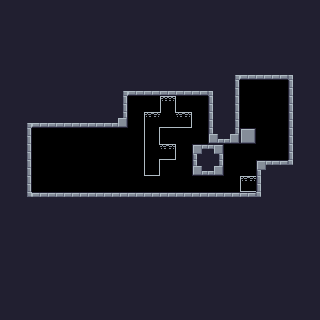

A 2D game scene composited from a Tiled map and its tileset images. What follows is a short description and the map's XML, with every tile layer's data as written:
An orthogonal 20x20 tile map with 16x16 px tiles, 1 tile layer (Tile Layer 1) and 5 objects (2x Attachable, Controllable, Pushable, Victory).

<map version="1.9" tiledversion="1.9.0" orientation="orthogonal" renderorder="right-down" width="20" height="20" tilewidth="16" tileheight="16" infinite="0" nextlayerid="4" nextobjectid="19">
 <tileset firstgid="1" source="../tilesets/default_tileset.tsx" />
 <layer id="1" name="Tile Layer 1" width="20" height="20">
  <data encoding="csv">
18,18,18,18,18,18,18,18,18,18,18,18,18,18,18,18,18,18,18,18,
18,18,18,18,18,18,18,18,18,18,18,18,18,18,18,18,18,18,18,18,
18,18,18,18,18,18,18,18,18,18,18,18,18,18,18,18,18,18,18,18,
18,18,18,18,18,18,18,18,18,18,18,18,18,18,18,18,18,18,18,18,
18,18,18,18,18,18,18,18,18,18,18,18,18,18,4,34,34,34,5,18,
18,18,18,18,18,18,18,4,34,34,34,34,34,5,19,0,0,0,17,18,
18,18,18,18,18,18,18,19,0,0,25,0,0,17,19,0,0,0,17,18,
18,4,34,34,34,34,34,35,0,60,78,72,0,17,19,0,0,0,17,18,
18,19,0,0,0,0,0,0,0,41,0,0,0,33,35,7,0,0,17,18,
18,19,0,0,0,0,0,0,0,26,27,0,1,3,0,0,0,0,17,18,
18,19,0,0,0,0,0,0,0,57,0,0,33,35,0,0,1,2,21,18,
18,19,0,0,0,0,0,0,0,0,0,0,0,0,0,70,17,18,18,18,
18,20,2,2,2,2,2,2,2,2,2,2,2,2,2,2,21,18,18,18,
18,18,18,18,18,18,18,18,18,18,18,18,18,18,18,18,18,18,18,18,
18,18,18,18,18,18,18,18,18,18,18,18,18,18,18,18,18,18,18,18,
18,18,18,18,18,18,18,18,18,18,18,18,18,18,18,18,18,18,18,18,
18,18,18,18,18,18,18,18,18,18,18,18,18,18,18,18,18,18,18,18,
18,18,18,18,18,18,18,18,18,18,18,18,18,18,18,18,18,18,18,18,
18,18,18,18,18,18,18,18,18,18,18,18,18,18,18,18,18,18,18,18,
18,18,18,18,18,18,18,18,18,18,18,18,18,18,18,18,18,18,18,18
</data>
 </layer>
 <objectgroup id="2" name="Object Layer 1">
  <object id="4" name="Controllable" gid="256" x="64" y="176" width="16" height="16">
   <properties>
    <property name="sprite" value="player" />
    <property name="type" value="controllable" />
   </properties>
  </object>
  <object id="7" name="Attachable" gid="255" x="160" y="176" width="16" height="16">
   <properties>
    <property name="sprite" value="attachable" />
    <property name="type" value="attachable" />
   </properties>
  </object>
  <object id="11" name="Attachable" gid="255" x="224" y="192" width="16" height="16">
   <properties>
    <property name="sprite" value="attachable" />
    <property name="type" value="attachable" />
   </properties>
  </object>
  <object id="14" name="Pushable" gid="254" x="160" y="144" width="16" height="16">
   <properties>
    <property name="sprite" value="crate" />
    <property name="type" value="pushable" />
   </properties>
  </object>
  <object id="17" name="Victory" gid="253" x="256" y="112" width="16" height="16">
   <properties>
    <property name="sprite" value="cake" />
    <property name="type" value="victory" />
   </properties>
  </object>
 </objectgroup>
</map>
